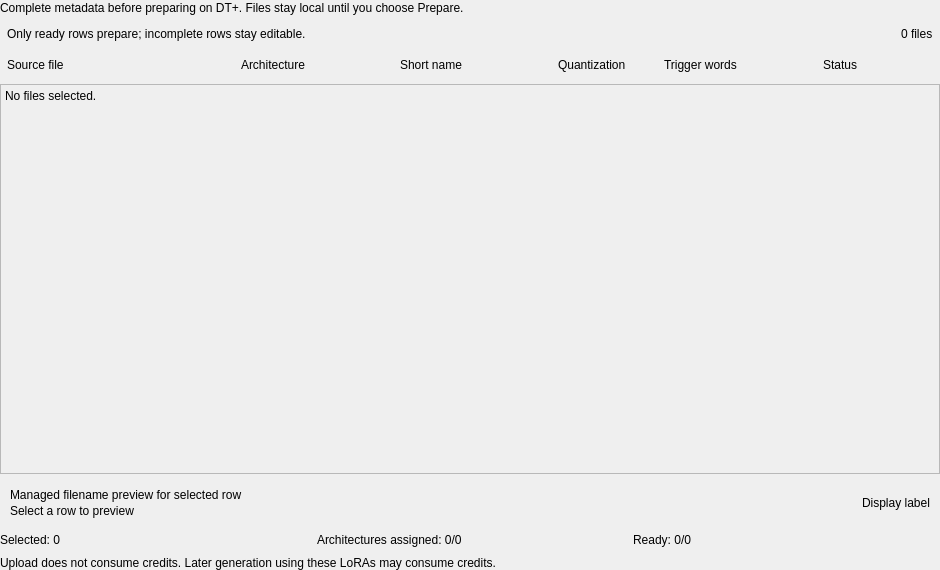
<?xml version="1.0" encoding="utf-8"?>
<ui version="4.0"><class>PrepareLoraBatch</class><widget class="QWidget" name="prepareLoraBatch"><property name="geometry"><rect><x>0</x><y>0</y><width>940</width><height>570</height></rect></property><property name="windowTitle"><string>Prepare LoRAs</string></property><layout class="QVBoxLayout" name="prepareLoraBatchLayout"><property name="leftMargin"><number>0</number></property><property name="topMargin"><number>0</number></property><property name="rightMargin"><number>0</number></property><property name="bottomMargin"><number>0</number></property><property name="spacing"><number>7</number></property><item><widget class="QLabel" name="prepareBatchIntro"><property name="text"><string>Complete metadata before preparing on DT+. Files stay local until you choose Prepare.</string></property><property name="role"><string>secondary</string></property><property name="wordWrap"><bool>true</bool></property></widget></item><item><widget class="QFrame" name="prepareBatchNote"><property name="role"><string>sectionHeader</string></property><layout class="QHBoxLayout" name="prepareBatchNoteLayout"><property name="leftMargin"><number>7</number></property><property name="topMargin"><number>5</number></property><property name="rightMargin"><number>7</number></property><property name="bottomMargin"><number>5</number></property><property name="spacing"><number>7</number></property><item><widget class="QLabel" name="prepareBatchHint"><property name="sizePolicy"><sizepolicy hsizetype="Expanding" vsizetype="Preferred"><horstretch>0</horstretch><verstretch>0</verstretch></sizepolicy></property><property name="text"><string>Only ready rows prepare; incomplete rows stay editable.</string></property><property name="role"><string>secondary</string></property><property name="wordWrap"><bool>false</bool></property></widget></item><item><spacer name="prepareBatchHintSpace"><property name="orientation"><enum>Qt::Horizontal</enum></property><property name="sizeHint"><size><width>12</width><height>5</height></size></property></spacer></item><item><widget class="QLabel" name="prepareFileCount"><property name="text"><string>0 files</string></property><property name="role"><string>badge</string></property></widget></item></layout></widget></item><item><widget class="QFrame" name="prepareBatchHeading"><property name="role"><string>sectionHeader</string></property><layout class="QHBoxLayout" name="prepareBatchHeadingLayout" stretch="3,2,2,1,2,1"><property name="leftMargin"><number>7</number></property><property name="topMargin"><number>5</number></property><property name="rightMargin"><number>7</number></property><property name="bottomMargin"><number>5</number></property><property name="spacing"><number>7</number></property><item><widget class="QWidget" name="prepareHeadCell0"><property name="role"><string>sectionContents</string></property><property name="sizePolicy"><sizepolicy hsizetype="Preferred" vsizetype="Preferred"><horstretch>0</horstretch><verstretch>0</verstretch></sizepolicy></property><property name="minimumSize"><size><width>137</width><height>0</height></size></property><layout class="QVBoxLayout" name="prepareHeadCell0Layout"><property name="leftMargin"><number>0</number></property><property name="topMargin"><number>0</number></property><property name="rightMargin"><number>0</number></property><property name="bottomMargin"><number>0</number></property><property name="spacing"><number>3</number></property><item><widget class="QLabel" name="prepareColumnLabel0"><property name="text"><string>Source file</string></property><property name="textRole"><string>panelHeading</string></property></widget></item></layout></widget></item><item><widget class="QWidget" name="prepareHeadCell1"><property name="role"><string>sectionContents</string></property><property name="sizePolicy"><sizepolicy hsizetype="Preferred" vsizetype="Preferred"><horstretch>0</horstretch><verstretch>0</verstretch></sizepolicy></property><property name="minimumSize"><size><width>120</width><height>0</height></size></property><layout class="QVBoxLayout" name="prepareHeadCell1Layout"><property name="leftMargin"><number>0</number></property><property name="topMargin"><number>0</number></property><property name="rightMargin"><number>0</number></property><property name="bottomMargin"><number>0</number></property><property name="spacing"><number>3</number></property><item><widget class="QLabel" name="prepareColumnLabel1"><property name="text"><string>Architecture</string></property><property name="textRole"><string>panelHeading</string></property></widget></item></layout></widget></item><item><widget class="QWidget" name="prepareHeadCell2"><property name="role"><string>sectionContents</string></property><property name="sizePolicy"><sizepolicy hsizetype="Preferred" vsizetype="Preferred"><horstretch>0</horstretch><verstretch>0</verstretch></sizepolicy></property><property name="minimumSize"><size><width>100</width><height>0</height></size></property><layout class="QVBoxLayout" name="prepareHeadCell2Layout"><property name="leftMargin"><number>0</number></property><property name="topMargin"><number>0</number></property><property name="rightMargin"><number>0</number></property><property name="bottomMargin"><number>0</number></property><property name="spacing"><number>3</number></property><item><widget class="QLabel" name="prepareColumnLabel2"><property name="text"><string>Short name</string></property><property name="textRole"><string>panelHeading</string></property></widget></item></layout></widget></item><item><widget class="QWidget" name="prepareHeadCell3"><property name="role"><string>sectionContents</string></property><property name="sizePolicy"><sizepolicy hsizetype="Preferred" vsizetype="Preferred"><horstretch>0</horstretch><verstretch>0</verstretch></sizepolicy></property><property name="minimumSize"><size><width>99</width><height>0</height></size></property><layout class="QVBoxLayout" name="prepareHeadCell3Layout"><property name="leftMargin"><number>0</number></property><property name="topMargin"><number>0</number></property><property name="rightMargin"><number>0</number></property><property name="bottomMargin"><number>0</number></property><property name="spacing"><number>3</number></property><item><widget class="QLabel" name="prepareColumnLabel3"><property name="text"><string>Quantization</string></property><property name="textRole"><string>panelHeading</string></property></widget></item></layout></widget></item><item><widget class="QWidget" name="prepareHeadCell4"><property name="role"><string>sectionContents</string></property><property name="sizePolicy"><sizepolicy hsizetype="Preferred" vsizetype="Preferred"><horstretch>0</horstretch><verstretch>0</verstretch></sizepolicy></property><property name="minimumSize"><size><width>97</width><height>0</height></size></property><layout class="QVBoxLayout" name="prepareHeadCell4Layout"><property name="leftMargin"><number>0</number></property><property name="topMargin"><number>0</number></property><property name="rightMargin"><number>0</number></property><property name="bottomMargin"><number>0</number></property><property name="spacing"><number>3</number></property><item><widget class="QLabel" name="prepareColumnLabel4"><property name="text"><string>Trigger words</string></property><property name="textRole"><string>panelHeading</string></property></widget></item></layout></widget></item><item><widget class="QWidget" name="prepareHeadCell5"><property name="role"><string>sectionContents</string></property><property name="sizePolicy"><sizepolicy hsizetype="Preferred" vsizetype="Preferred"><horstretch>0</horstretch><verstretch>0</verstretch></sizepolicy></property><property name="minimumSize"><size><width>110</width><height>0</height></size></property><layout class="QVBoxLayout" name="prepareHeadCell5Layout"><property name="leftMargin"><number>0</number></property><property name="topMargin"><number>0</number></property><property name="rightMargin"><number>0</number></property><property name="bottomMargin"><number>0</number></property><property name="spacing"><number>3</number></property><item><widget class="QLabel" name="prepareColumnLabel5"><property name="text"><string>Status</string></property><property name="textRole"><string>panelHeading</string></property></widget></item></layout></widget></item></layout></widget></item><item><widget class="QScrollArea" name="prepareBatchScroll"><property name="widgetResizable"><bool>true</bool></property><property name="minimumSize"><size><width>0</width><height>210</height></size></property><property name="maximumSize"><size><width>16777215</width><height>390</height></size></property><property name="horizontalScrollBarPolicy"><enum>Qt::ScrollBarAlwaysOff</enum></property><widget class="QWidget" name="prepareBatchRows"><property name="role"><string>pageScrollContents</string></property><layout class="QVBoxLayout" name="prepareBatchRowsLayout"><property name="leftMargin"><number>4</number></property><property name="topMargin"><number>4</number></property><property name="rightMargin"><number>4</number></property><property name="bottomMargin"><number>4</number></property><property name="spacing"><number>4</number></property><item><widget class="QLabel" name="prepareEmpty"><property name="text"><string>No files selected.</string></property><property name="role"><string>secondary</string></property></widget></item><item><spacer name="prepareRowsSpacer"><property name="orientation"><enum>Qt::Vertical</enum></property><property name="sizeHint"><size><width>12</width><height>5</height></size></property></spacer></item></layout></widget></widget></item><item><widget class="QFrame" name="preparePreviewPanel"><property name="role"><string>sectionHeader</string></property><layout class="QHBoxLayout" name="preparePreviewLayout"><property name="leftMargin"><number>10</number></property><property name="topMargin"><number>7</number></property><property name="rightMargin"><number>10</number></property><property name="bottomMargin"><number>7</number></property><property name="spacing"><number>8</number></property><item><widget class="QWidget" name="preparePreviewDetails"><layout class="QVBoxLayout" name="preparePreviewDetailsLayout"><property name="leftMargin"><number>0</number></property><property name="topMargin"><number>0</number></property><property name="rightMargin"><number>0</number></property><property name="bottomMargin"><number>0</number></property><property name="spacing"><number>2</number></property><item><widget class="QLabel" name="preparePreviewCaption"><property name="text"><string>Managed filename preview for selected row</string></property><property name="role"><string>secondary</string></property></widget></item><item><widget class="QLabel" name="prepareManagedFilename"><property name="text"><string>Select a row to preview</string></property><property name="textRole"><string>identifier</string></property></widget></item></layout></widget></item><item><spacer name="preparePreviewGap"><property name="orientation"><enum>Qt::Horizontal</enum></property><property name="sizeHint"><size><width>12</width><height>5</height></size></property></spacer></item><item><widget class="QLabel" name="prepareDisplayLabel"><property name="text"><string>Display label</string></property><property name="role"><string>badge</string></property></widget></item></layout></widget></item><item><widget class="QWidget" name="prepareBatchCounts"><layout class="QHBoxLayout" name="prepareBatchCountsLayout"><property name="leftMargin"><number>0</number></property><property name="topMargin"><number>0</number></property><property name="rightMargin"><number>0</number></property><property name="bottomMargin"><number>0</number></property><property name="spacing"><number>10</number></property><item><widget class="QLabel" name="prepareSelectedCount"><property name="text"><string>Selected: 0</string></property><property name="role"><string>secondary</string></property></widget></item><item><widget class="QLabel" name="prepareAssignedCount"><property name="text"><string>Architectures assigned: 0/0</string></property><property name="role"><string>secondary</string></property></widget></item><item><widget class="QLabel" name="prepareReadyCount"><property name="text"><string>Ready: 0/0</string></property><property name="role"><string>secondary</string></property></widget></item></layout></widget></item><item><widget class="QLabel" name="prepareBatchDisclosure"><property name="text"><string>Upload does not consume credits. Later generation using these LoRAs may consume credits.</string></property><property name="role"><string>secondary</string></property><property name="wordWrap"><bool>true</bool></property></widget></item></layout></widget><resources/><connections/></ui>
